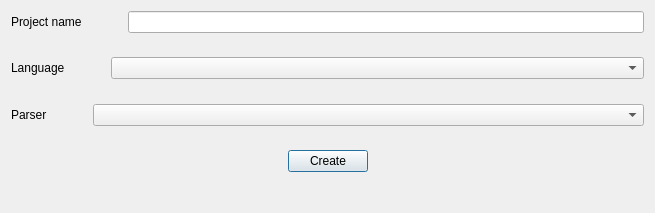
<?xml version="1.0" encoding="UTF-8"?>
<ui version="4.0">
 <class>Dialog_createProjectView</class>
 <widget class="QDialog" name="Dialog_createProjectView">
  <property name="geometry">
   <rect>
    <x>0</x>
    <y>0</y>
    <width>655</width>
    <height>213</height>
   </rect>
  </property>
  <property name="windowTitle">
   <string>Create Project</string>
  </property>
  <property name="windowIcon">
   <iconset resource="../resources.qrc">
    <normaloff>:/resources/RawTextCheck.ico</normaloff>:/resources/RawTextCheck.ico</iconset>
  </property>
  <layout class="QGridLayout" name="gridLayout">
   <item row="0" column="0">
    <layout class="QVBoxLayout" name="verticalLayout">
     <item>
      <layout class="QHBoxLayout" name="horizontalLayout_projectName" stretch="1,0,2">
       <property name="sizeConstraint">
        <enum>QLayout::SetMaximumSize</enum>
       </property>
       <item>
        <widget class="QLabel" name="label_projectName">
         <property name="sizePolicy">
          <sizepolicy hsizetype="Maximum" vsizetype="Maximum">
           <horstretch>0</horstretch>
           <verstretch>0</verstretch>
          </sizepolicy>
         </property>
         <property name="text">
          <string>Project name</string>
         </property>
         <property name="textInteractionFlags">
          <set>Qt::LinksAccessibleByMouse|Qt::TextSelectableByMouse</set>
         </property>
        </widget>
       </item>
       <item>
        <spacer name="horizontalSpacer_projectName">
         <property name="orientation">
          <enum>Qt::Horizontal</enum>
         </property>
         <property name="sizeHint" stdset="0">
          <size>
           <width>40</width>
           <height>20</height>
          </size>
         </property>
        </spacer>
       </item>
       <item>
        <widget class="QLineEdit" name="lineEdit_projectName"/>
       </item>
      </layout>
     </item>
     <item>
      <spacer name="verticalSpacer_main_1">
       <property name="orientation">
        <enum>Qt::Vertical</enum>
       </property>
       <property name="sizeHint" stdset="0">
        <size>
         <width>466</width>
         <height>13</height>
        </size>
       </property>
      </spacer>
     </item>
     <item>
      <layout class="QHBoxLayout" name="horizontalLayout_language" stretch="1,0,2">
       <property name="sizeConstraint">
        <enum>QLayout::SetMaximumSize</enum>
       </property>
       <item>
        <widget class="QLabel" name="label_language">
         <property name="sizePolicy">
          <sizepolicy hsizetype="Maximum" vsizetype="Maximum">
           <horstretch>0</horstretch>
           <verstretch>0</verstretch>
          </sizepolicy>
         </property>
         <property name="text">
          <string>Language</string>
         </property>
         <property name="textInteractionFlags">
          <set>Qt::LinksAccessibleByMouse|Qt::TextSelectableByMouse</set>
         </property>
        </widget>
       </item>
       <item>
        <spacer name="horizontalSpacer_language">
         <property name="orientation">
          <enum>Qt::Horizontal</enum>
         </property>
         <property name="sizeHint" stdset="0">
          <size>
           <width>40</width>
           <height>20</height>
          </size>
         </property>
        </spacer>
       </item>
       <item>
        <widget class="QComboBox" name="comboBox_language"/>
       </item>
      </layout>
     </item>
     <item>
      <spacer name="verticalSpacer_main_2">
       <property name="orientation">
        <enum>Qt::Vertical</enum>
       </property>
       <property name="sizeHint" stdset="0">
        <size>
         <width>466</width>
         <height>13</height>
        </size>
       </property>
      </spacer>
     </item>
     <item>
      <layout class="QHBoxLayout" name="horizontalLayout_parser" stretch="1,0,2">
       <property name="sizeConstraint">
        <enum>QLayout::SetMaximumSize</enum>
       </property>
       <item>
        <widget class="QLabel" name="label_parser">
         <property name="sizePolicy">
          <sizepolicy hsizetype="Maximum" vsizetype="Maximum">
           <horstretch>0</horstretch>
           <verstretch>0</verstretch>
          </sizepolicy>
         </property>
         <property name="text">
          <string>Parser</string>
         </property>
         <property name="textInteractionFlags">
          <set>Qt::LinksAccessibleByMouse|Qt::TextSelectableByMouse</set>
         </property>
        </widget>
       </item>
       <item>
        <spacer name="horizontalSpacer_parser">
         <property name="orientation">
          <enum>Qt::Horizontal</enum>
         </property>
         <property name="sizeHint" stdset="0">
          <size>
           <width>40</width>
           <height>20</height>
          </size>
         </property>
        </spacer>
       </item>
       <item>
        <widget class="QComboBox" name="comboBox_parser"/>
       </item>
      </layout>
     </item>
     <item>
      <spacer name="verticalSpacer_main_3">
       <property name="orientation">
        <enum>Qt::Vertical</enum>
       </property>
       <property name="sizeHint" stdset="0">
        <size>
         <width>466</width>
         <height>13</height>
        </size>
       </property>
      </spacer>
     </item>
     <item>
      <layout class="QHBoxLayout" name="horizontalLayout_create">
       <item>
        <spacer name="horizontalSpacer_create_1">
         <property name="orientation">
          <enum>Qt::Horizontal</enum>
         </property>
         <property name="sizeHint" stdset="0">
          <size>
           <width>40</width>
           <height>20</height>
          </size>
         </property>
        </spacer>
       </item>
       <item>
        <widget class="QPushButton" name="pushButton_create">
         <property name="text">
          <string>Create</string>
         </property>
        </widget>
       </item>
       <item>
        <spacer name="horizontalSpacer_create_2">
         <property name="orientation">
          <enum>Qt::Horizontal</enum>
         </property>
         <property name="sizeHint" stdset="0">
          <size>
           <width>40</width>
           <height>20</height>
          </size>
         </property>
        </spacer>
       </item>
      </layout>
     </item>
     <item>
      <spacer name="verticalSpacer_main_4">
       <property name="orientation">
        <enum>Qt::Vertical</enum>
       </property>
       <property name="sizeHint" stdset="0">
        <size>
         <width>20</width>
         <height>30</height>
        </size>
       </property>
      </spacer>
     </item>
    </layout>
   </item>
  </layout>
 </widget>
 <resources>
  <include location="../resources.qrc"/>
 </resources>
 <connections/>
</ui>
